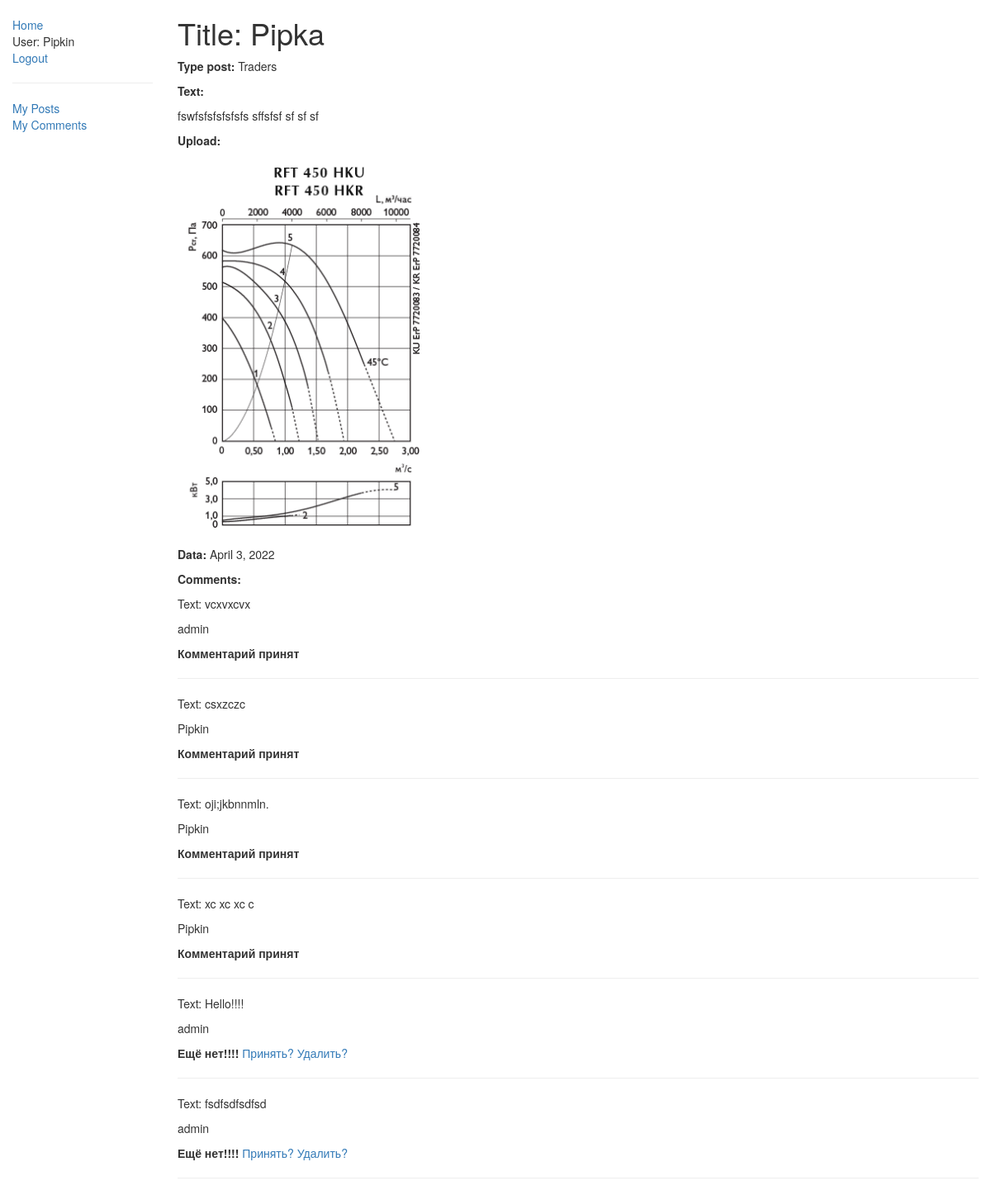
/post/2 (signed in), run on the app's committed database.
### post/models.py (models this page shows, shortened)
class Post(models.Model):
    TYPE_CATEGORY = (
        ('t', 'Tanks'),
        ('h', 'Hils'),
        ('d','DD'),
        ('t', 'Traders'),
        ('g', 'Guildmasters'),
        ('q','Questgivers'),
        ('b','Blacksmiths'),
        ('l','Leatherworkers'),
        ('p','Potions'),
        ('s', 'Spell masters'),
    )
    title = models.CharField(max_length=255)
    type_post = models.CharField(max_length=1,choices=TYPE_CATEGORY)
    text = models.TextField()
    data = models.DateField(auto_now_add=True)
    authort = models.ForeignKey(User, on_delete=models.CASCADE)
    upload = models.FileField(upload_to='upload/')

class Comments(models.Model):
    cooment = models.CharField(max_length=255)
    date = models.DateField(auto_now_add=True)
    author = models.ForeignKey(User,on_delete=models.CASCADE)
    post = models.ForeignKey(Post,on_delete=models.CASCADE)
    status = models.BooleanField(default=False)
    class Meta:
        ordering = ('-date',)

### post/views.py (the view)
# urls.py: re_path(r'^(?P<pk>\d+)$', views.PostDetailView.as_view(), name='post-detail'),
class PostDetailView(LoginRequiredMixin,generic.DetailView):
    model = Post
    template_name = 'post/post_detail.html'

### post/templates/post/post_detail.html
{% extends "base_generic.html" %}
{% block content %}
  <h1>Title: {{ post.title }}</h1>
  <p><strong>Type post:</strong> {{post.get_type_post_display}} </p>
  <p><strong>Text:</strong> </p>
  <p>{{ post.text }}</p>
  <p><strong>Upload:</strong> </p>
  <img src="{{post.upload.url}}" alt="альтернативный текст">
  <p><strong>Data:</strong> {{ post.data }}</p>
  <p><strong>Comments:</strong><p/>
  {% for comment in post.comments_set.all%}
    <p>Text: {{comment.cooment}}</p>
    <p>{{comment.author}}</p>
    <p>
      {% if comment.status%}
        <strong>Комментарий принят</strong>
      {%else%}
      <strong>Ещё нет!!!!</strong>
      <a href="{% url 'comment_append' comment.pk %}">Принять?</a>
      <a href="{% url 'comment_delete' comment.pk %}">Удалить?</a>
      {%endif%}
    </p>
    <hr>
  {%endfor%}
{% endblock %}

### post/templates/base_generic.html (shortened to what this page needs)
<!DOCTYPE html>
<html lang="en">
<head>
  <link rel="stylesheet" href="https://maxcdn.bootstrapcdn.com/bootstrap/3.3.7/css/bootstrap.min.css">
  {% load static %}
  <link rel="stylesheet" href="{% static 'css/styles.css' %}">
</head>
<body>
  <div class="container-fluid">
    <div class="row">
      <div class="col-sm-2">
      {% block sidebar %}
      <ul class="sidebar-nav">
          <li><a href="{% url 'index' %}">Home</a></li>
          {% if user.is_authenticated %}
            <li>User: {{ user.get_username }}</li>
            <li><a href="{% url 'account_logout'%}?next={{request.path}}">Logout</a></li>
            <hr>
            <li><a href="{% url 'my-posts' %}">My Posts</a></li>
          {% else %}
            <li><a href="{% url 'account_login'%}?next={{request.path}}">Login</a></li>
          {% endif %}
          <li><a href="{% url 'my-comments' %}">My Comments</a></li>
      </ul>
     {% endblock %}
      </div>
      <div class="col-sm-10 ">
      {% block content %}{% endblock %}
      </div>
    </div>
  </div>
</body>
</html>

### post/static/css/styles.css (style rules this page uses)
.sidebar-nav { margin-top: 20px; padding: 0; list-style: none; }

### data on the page
Post: title "Pipka", type_post "Traders", text "fswfsfsfsfsfsfs sffsfsf sf sf sf", upload (picture), data "April 3, 2022"
Comments: cooment "vcxvxcvx", author "admin", status "Комментарий принят"
Comments: cooment "csxzczc", author "Pipkin", status "Комментарий принят"
Comments: cooment "oji;jkbnnmln.", author "Pipkin", status "Комментарий принят"
Comments: cooment "xc xc xc c", author "Pipkin", status "Комментарий принят"
Comments: cooment "Hello!!!!", author "admin", status "Ещё нет!!!!"
Comments: cooment "fsdfsdfsdfsd", author "admin", status "Ещё нет!!!!"

### other printed values
{{ user.get_username }} "Pipkin"
